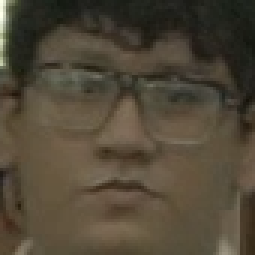
%> input picture Dataset 1.2/1/frame-102-1.png, 85 x 85 px (shown 3 times larger)
$ octave --eval "result = HOG(imread('../../Dataset 1.2/1/frame-102-1.png'));"   (GNU Octave 9; MATLAB toolbox functions it lacks are replaced by stand-ins)
%> lines starting %> are read from the running program, lines starting %| are printed output that depends on the picture
function [ feature_HOG ] = HOG(im)
%UNTITLED2 Summary of this function goes here
%   Detailed explanation goes here

    a = imresize(im, [80 100]);
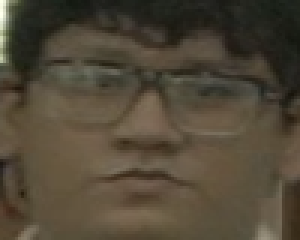
%> a: size 80x100x3 uint8 (shown 3 times larger); mean R, G, B 80.8, 71.7, 55.5
    a = rgb2gray(a);
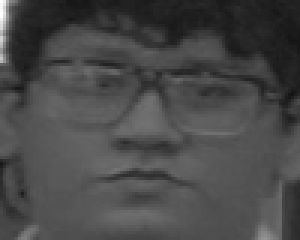
%> a: size 80x100 uint8 (shown 3 times larger); min 20, max 253, mean 72.6
    % figure;
    % imshow(a);

    %kalkulasi gradients vertikal dan horizontal
    [X_gradient,Y_gradient] = imgradientxy(a,'sobel');
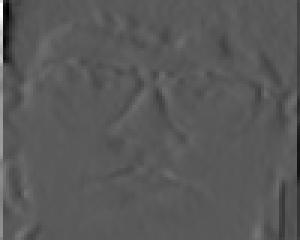
%> X_gradient: size 80x100 double (shown 3 times larger); min -486, max 893, mean -2.2; drawn with min black and max white
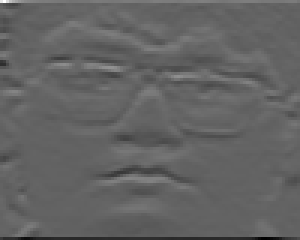
%> Y_gradient: size 80x100 double (shown 3 times larger); min -547, max 859, mean 2; drawn with min black and max white
    hx = [-1,0,1];
    hy = hx.';
    grad_x = imfilter(double(a),hx);
    grad_y = imfilter(double(a),hy);


    % % Hitung Magnitude Gradient dan Direction (Orientation) ##pakai lib
    [magnitude,sudut] = imgradient(grad_x,grad_y);
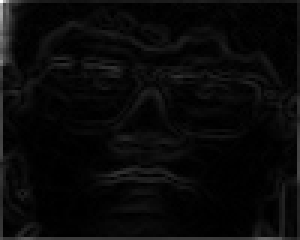
%> magnitude: size 80x100 double (shown 3 times larger); min 0, max 340.2, mean 13.2; drawn with min black and max white
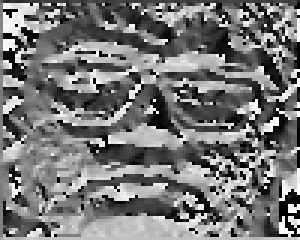
%> sudut: size 80x100 double (shown 3 times larger); min -180, max 179.4, mean -12.4; drawn with min black and max white
    % merepresentasikan nilai minus dengan menambahkan 180 , agar nilai
    % orientasi menjadi unsigned
    for i = 1:80
        for j =1:100
            if sudut(i,j) < 0
                sudut(i,j) = sudut(i,j) + 180;
            end
        end
    end
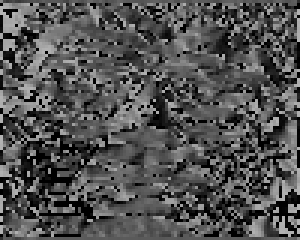
%> sudut: size 80x100 double (shown 3 times larger); min 0, max 179.4, mean 81.4
    % [11 lines of commented-out code are left out]
    kx = 10 ; ky = 10 ;
    cell_mag = mat2cell(magnitude, repmat(kx,[1 size(magnitude,1)/kx]), repmat(ky,[1 size(magnitude,2)/ky]));
%> cell_mag = 80 items
    % pecah gradient directional menjadi 10x10 cell
    % [nx,ny] = size(sudut);
    kx = 10 ; ky = 10 ;
    cell_dir = mat2cell(sudut, repmat(kx,[1 size(sudut,1)/kx]), repmat(ky,[1 size(sudut,2)/ky]));
%> cell_dir = 80 items

    % Buat inisialisasi histogram kosong tiap cell
    for i = 1 :8
        for k = 1:10
            for j = 1:9
                histogram{i,k}(j,1) = 0;
            end
        end
    end

    % perulangan histogram tiap cell
    for baris0 = 1:8
        for kolom0 = 1:10
            for baris = 1:10
                for kolom = 1:10
                    if cell_dir{baris0,kolom0}(baris,kolom) >= 0 && cell_dir{baris0,kolom0}(baris,kolom) <= 20
                        histogram{baris0,kolom0}(1,1) = histogram{baris0,kolom0}(1,1) + cell_mag{baris0,kolom0}(baris,kolom)*((cell_dir{baris0,kolom0}(baris,kolom)-0)/20);
                        histogram{baris0,kolom0}(2,1) = histogram{baris0,kolom0}(2,1) + cell_mag{baris0,kolom0}(baris,kolom)*((20-cell_dir{baris0,kolom0}(baris,kolom))/20);
                    elseif cell_dir{baris0,kolom0}(baris,kolom) > 20 && cell_dir{baris0,kolom0}(baris,kolom) <= 40
                        histogram{baris0,kolom0}(2,1) = histogram{baris0,kolom0}(2,1) + cell_mag{baris0,kolom0}(baris,kolom)*((cell_dir{baris0,kolom0}(baris,kolom)-20)/20);
                        histogram{baris0,kolom0}(3,1) = histogram{baris0,kolom0}(3,1) + cell_mag{baris0,kolom0}(baris,kolom)*((40-cell_dir{baris0,kolom0}(baris,kolom))/20);
                    elseif cell_dir{baris0,kolom0}(baris,kolom) > 40 && cell_dir{baris0,kolom0}(baris,kolom) <= 60
                        histogram{baris0,kolom0}(3,1) = histogram{baris0,kolom0}(3,1) + cell_mag{baris0,kolom0}(baris,kolom)*((cell_dir{baris0,kolom0}(baris,kolom)-40)/20);
                        histogram{baris0,kolom0}(4,1) = histogram{baris0,kolom0}(4,1) + cell_mag{baris0,kolom0}(baris,kolom)*((60-cell_dir{baris0,kolom0}(baris,kolom))/20);
                    elseif cell_dir{baris0,kolom0}(baris,kolom) > 60 && cell_dir{baris0,kolom0}(baris,kolom) <= 80
                        histogram{baris0,kolom0}(4,1) = histogram{baris0,kolom0}(4,1) + cell_mag{baris0,kolom0}(baris,kolom)*((cell_dir{baris0,kolom0}(baris,kolom)-60)/20);
                        histogram{baris0,kolom0}(5,1) = histogram{baris0,kolom0}(5,1) + cell_mag{baris0,kolom0}(baris,kolom)*((80-cell_dir{baris0,kolom0}(baris,kolom))/20);
                    elseif cell_dir{baris0,kolom0}(baris,kolom) > 80 && cell_dir{baris0,kolom0}(baris,kolom) <= 100
                        histogram{baris0,kolom0}(5,1) = histogram{baris0,kolom0}(5,1) + cell_mag{baris0,kolom0}(baris,kolom)*((cell_dir{baris0,kolom0}(baris,kolom)-80)/20);
                        histogram{baris0,kolom0}(6,1) = histogram{baris0,kolom0}(6,1) + cell_mag{baris0,kolom0}(baris,kolom)*((100-cell_dir{baris0,kolom0}(baris,kolom))/20);
                    elseif cell_dir{baris0,kolom0}(baris,kolom) > 100 && cell_dir{baris0,kolom0}(baris,kolom) <= 120
                        histogram{baris0,kolom0}(6,1) = histogram{baris0,kolom0}(6,1) + cell_mag{baris0,kolom0}(baris,kolom)*((cell_dir{baris0,kolom0}(baris,kolom)-100)/20);
                        histogram{baris0,kolom0}(7,1) = histogram{baris0,kolom0}(7,1) + cell_mag{baris0,kolom0}(baris,kolom)*((120-cell_dir{baris0,kolom0}(baris,kolom))/20);
                    elseif cell_dir{baris0,kolom0}(baris,kolom) > 120 && cell_dir{baris0,kolom0}(baris,kolom) <= 140
                        histogram{baris0,kolom0}(7,1) = histogram{baris0,kolom0}(7,1) + cell_mag{baris0,kolom0}(baris,kolom)*((cell_dir{baris0,kolom0}(baris,kolom)-120)/20);
                        histogram{baris0,kolom0}(8,1) = histogram{baris0,kolom0}(8,1) + cell_mag{baris0,kolom0}(baris,kolom)*((140-cell_dir{baris0,kolom0}(baris,kolom))/20);
                    elseif cell_dir{baris0,kolom0}(baris,kolom) > 140 && cell_dir{baris0,kolom0}(baris,kolom) <= 160
                        histogram{baris0,kolom0}(8,1) = histogram{baris0,kolom0}(8,1) + cell_mag{baris0,kolom0}(baris,kolom)*((cell_dir{baris0,kolom0}(baris,kolom)-140)/20);
                        histogram{baris0,kolom0}(9,1) = histogram{baris0,kolom0}(9,1) + cell_mag{baris0,kolom0}(baris,kolom)*((160-cell_dir{baris0,kolom0}(baris,kolom))/20);
                    elseif cell_dir{baris0,kolom0}(baris,kolom) > 160
                        histogram{baris0,kolom0}(1,1) = histogram{baris0,kolom0}(1,1) + cell_mag{baris0,kolom0}(baris,kolom)/4;
                        histogram{baris0,kolom0}(9,1) = histogram{baris0,kolom0}(9,1) + cell_mag{baris0,kolom0}(baris,kolom)*3/4;
                    end
                end
            end
        end
    end
%> after the loop, histogram = 80 items


    % Normalisasi setiap histogram yang diperoleh dari tiap cell yg disatukan
    % menjadi 1 block, tiap blok terdiri dari 4x4 cell
    t = 0;
    for i = 1 : 7
        for j = 1: 9
            t = t+1;
            temp(1,:) = [histogram{i,j};histogram{i,j+1};histogram{i+1,j};histogram{i+1,j+1}];
            theta = norm(temp(1,:));
            for k = 1:36
                normalisasi{1,t}(1,k) = temp(1,k)/theta;
            end
        end
    end
%> after the loop, normalisasi = 63 items; t = 63; temp = 36 values, max 705.6 at index 29, min 4.61 at index 13, mean 191.1

    % feature akhir berbentuk array didalam cell
    feature = [];
    [x y] = size(normalisasi);
%> x = 1; y = 63
    for i = 1:y
        feature = horzcat(feature,normalisasi{1,i});
    end
%> this loop made 63 passes
%> after the loop, feature = 2268 values, max 0.654 at index 981, min 0 at index 1468, mean 0.12

    feature_HOG = feature;
%> feature_HOG has the same summary as feature
%> `result = HOG(imread('../../Dataset 1.2/1/frame-102-1.png'));`: result has the same summary as feature in HOG

end

$ run again, on Dataset 1.2/1/frame-110-1.png
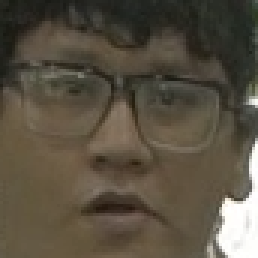
%> input picture Dataset 1.2/1/frame-110-1.png, 86 x 86 px (shown 3 times larger)
%> in HOG, `[magnitude,sudut] = imgradient(grad_x,grad_y);`:
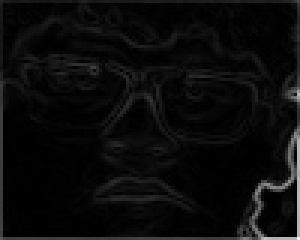
%> magnitude: size 80x100 double (shown 3 times larger); min 0, max 359.2, mean 16.3; drawn with min black and max white
%> after the loop in HOG, `for i = 1:80`:
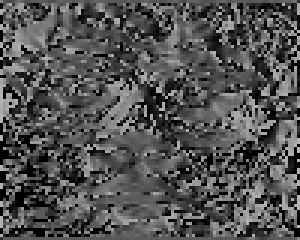
%> sudut: size 80x100 double (shown 3 times larger); min 0, max 179.8, mean 82.1
%> cell_mag = 80 items
%> after the loop in HOG, `for i = 1 : 7`: normalisasi = 63 items; t = 63; temp = 36 values, max 2082.4 at index 29, min 23.24 at index 30, mean 616
%> x = 1; y = 63
%> the loop in HOG, `for i = 1:y` made 63 passes
%> after the loop in HOG, `for i = 1:y`: feature = 2268 values, max 0.817 at index 1908, min 0 at index 1324, mean 0.118
%> feature_HOG has the same summary as feature
%> result has the same summary as feature in HOG

$ run again, on Dataset 1.2/1/frame-130-1.png
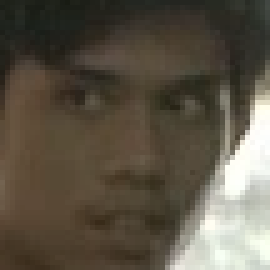
%> input picture Dataset 1.2/1/frame-130-1.png, 54 x 54 px (shown 5 times larger)
%> in HOG, `[magnitude,sudut] = imgradient(grad_x,grad_y);`:
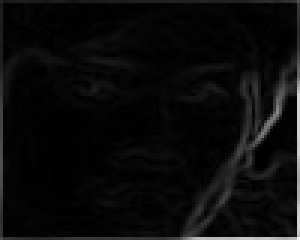
%> magnitude: size 80x100 double (shown 3 times larger); min 0, max 305.6, mean 13.6; drawn with min black and max white
%> after the loop in HOG, `for i = 1:80`:
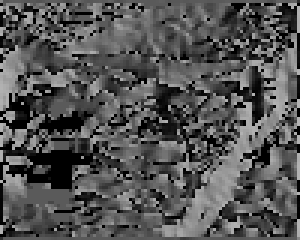
%> sudut: size 80x100 double (shown 3 times larger); min 0, max 179.8, mean 84
%> cell_mag = 80 items
%> after the loop in HOG, `for i = 1 : 7`: normalisasi = 63 items; t = 63; temp = 36 values, max 1658.1 at index 11, min 18.48 at index 1, mean 366.1
%> x = 1; y = 63
%> the loop in HOG, `for i = 1:y` made 63 passes
%> after the loop in HOG, `for i = 1:y`: feature = 2268 values, max 0.737 at index 351, min 0 at index 136, mean 0.113
%> feature_HOG has the same summary as feature
%> result has the same summary as feature in HOG

$ run again, on Dataset 1.2/1/frame-138-1.png
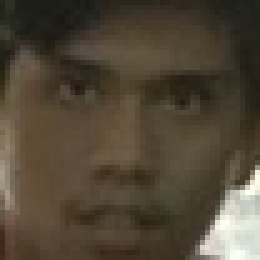
%> input picture Dataset 1.2/1/frame-138-1.png, 52 x 52 px (shown 5 times larger)
%> after the loop in HOG, `for i = 1:80`:
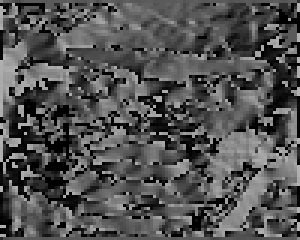
%> sudut: size 80x100 double (shown 3 times larger); min 0, max 179.7, mean 81.9
%> cell_mag = 80 items
%> after the loop in HOG, `for i = 1 : 7`: normalisasi = 63 items; t = 63; temp = 36 values, max 1927.6 at index 9, min 27.72 at index 3, mean 480
%> x = 1; y = 63
%> the loop in HOG, `for i = 1:y` made 63 passes
%> after the loop in HOG, `for i = 1:y`: feature = 2268 values, max 0.737 at index 1908, min 0 at index 136, mean 0.116
%> feature_HOG has the same summary as feature
%> result has the same summary as feature in HOG
